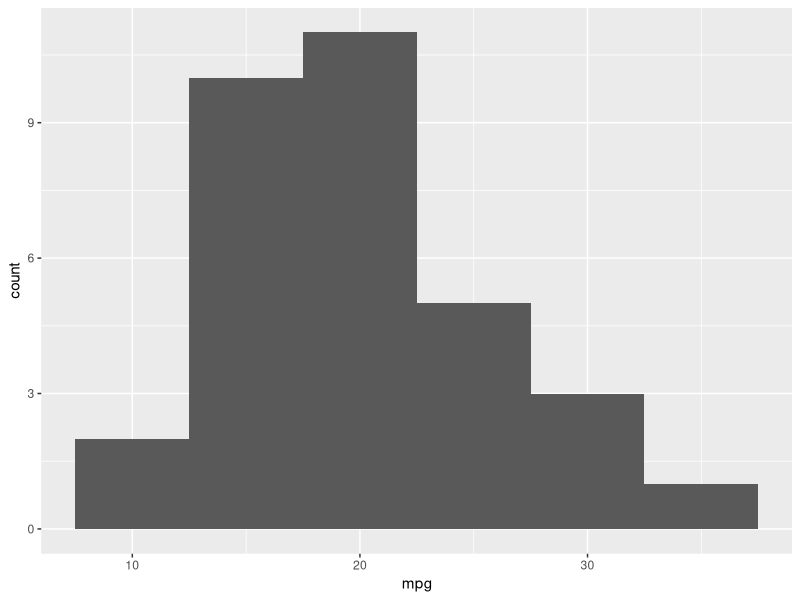

Here is the R script that generated this plot:
## ---- chunk 1
library(ggplot2)

ggplot(mtcars,aes(x=mpg)) + 
 geom_histogram(binwidth=5)
